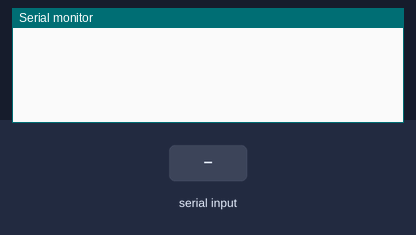
Simulated run of this sketch. Board: Arduino Uno, built with avr-gcc and run on an emulated ATmega328P. On the bench: the last lines printed to the serial monitor. Inputs (shaded band) come from the test bench.

Above: at 1.2 s.
1.3 s: "90,45\n" received over Serial
At 4.1 s:
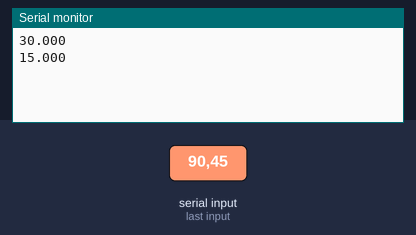
4.3 s: "30,150\n" received over Serial
At 7.0 s:
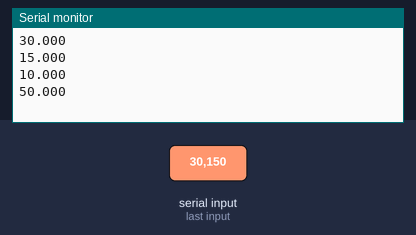
Timing chart, 0 to 8.5 s (numbered marks = the images above; inputs shaded):
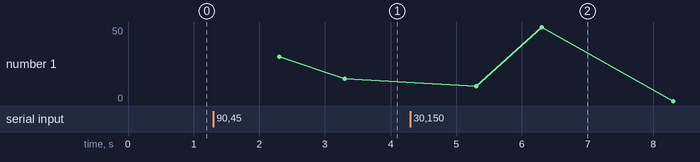

Measured:
- after the input at 1.3 s, the serial monitor: prints a new line after 1.0 s (image 1)
- after the input at 4.3 s, the serial monitor: prints a new line after 1.0 s (image 2)

The sketch:

number_divie_by_3.ino
```cpp
float results;
float number1;
float number2;
void setup() {
  // put your setup code here, to run once:
  Serial.begin(9600);


}

void loop() {
  // put your main code here, to run repeatedly:
  while(Serial.available()>0){
    number1=Serial.parseInt();
    delay(1000);
    results=number1/3;
    Serial.println(results,3);
  }

}
```
